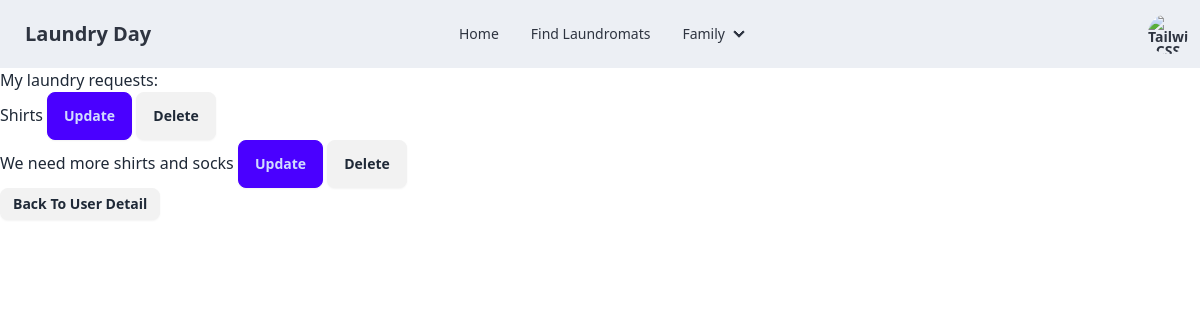
The page /user/2/laundryrequestdetail (signed in) on the database its author committed.
### laundry_day/models.py (models this page shows, shortened)
class LaundryRequests(models.Model):
    to_user = models.ForeignKey(UserProfile, on_delete=models.CASCADE, related_name='to_user')
    from_user = models.ForeignKey(UserProfile, on_delete=models.CASCADE, related_name='from_user')
    message = models.CharField(max_length=5000)
    class Meta:
        db_table = 'Laundry_Requests'

### laundry_day/views.py (the view)
# urls.py: path('user/<int:from_user_id>/laundryrequestdetail', views.laundry_request_detail, name='laundry_request_detail'),
@login_required
def laundry_request_detail(request, from_user_id):
    from_user = UserProfile.objects.get(id=from_user_id) # Get the user profile
    laundry_request = LaundryRequests.objects.filter(from_user=from_user) # Get the laundry requests for this user
    context = {
        'from_user': from_user, # Add the user profile to the context
        'laundry_request': laundry_request, # Add the laundry requests to the context
    }
    return render(request, 'laundry_day/laundry_request_detail.html', context) # Render the template with the context

### laundry_day/templates/laundry_day/laundry_request_detail.html
{% extends 'laundry_day/base_template.html' %}
{% block content %}
  <div class="container-fluid">
    <div class="row">
      <h1>My laundry requests: {{ from_user.name }}</h1>
      <div class="col-md-6">
        <ul>
          {% for request in laundry_request %}
            <li class="list-group-item">{{ request.message }}
                <a class = "btn btn-primary" href = "{%url 'update_laundry_request' from_user.id request.id%}">Update</a>
                <a class = "btn btn-danger" href="{%url 'delete_laundry_request' request.id%}">Delete</a>
            </li>
          {% endfor %}
        </ul>
      </div>
      <a class="btn btn-outline-primary btn-sm" href="{% url 'user_detail' from_user.id %}">Back To User Detail</a>
    </div>
  </div>
{% endblock %}

### rows shown on the page
LaundryRequests: message "Shirts"
LaundryRequests: message "We need more shirts and socks"
